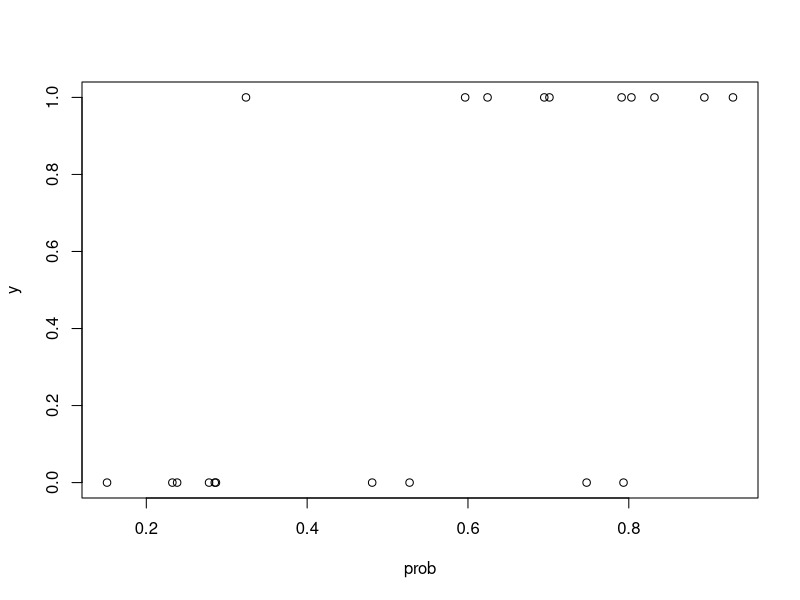
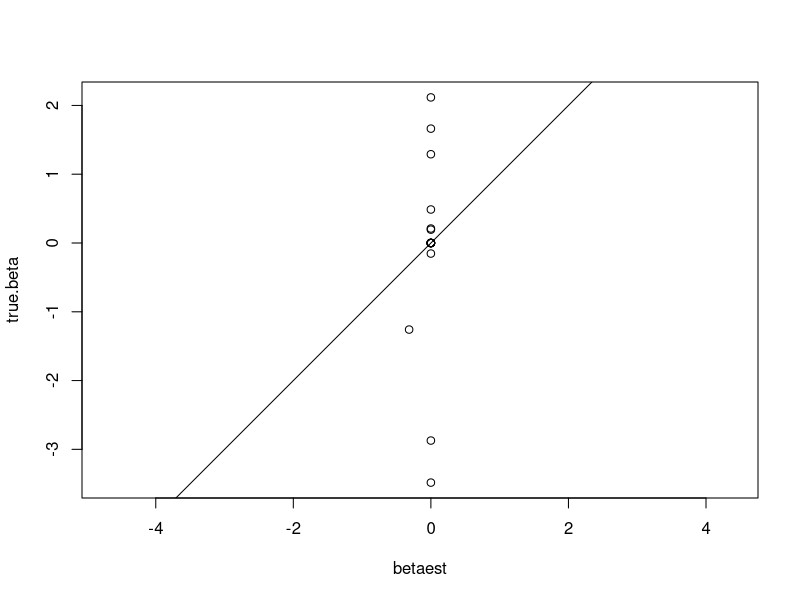
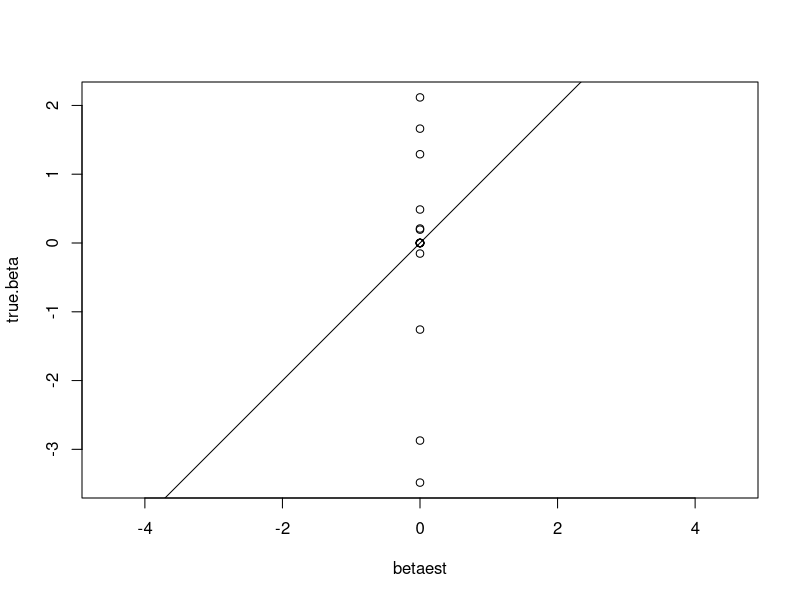

Here is the R script that generated these plots, in order:
set.seed(12345)
n <- 20
p <- 20
notsparse <- 10

dataMat <- matrix(runif(n*p,min=-1,max=1),n,p)
A <- svd(dataMat)
U <- A$u
V <- A$v
d <- A$d

############################
### Condition number = 1####
############################


true.beta <- rnorm(notsparse,0,2)
true.beta <- rbind(matrix(true.beta,nrow = notsparse,ncol = 1),matrix(0,nrow = p-notsparse,ncol = 1))

X <- U%*%t(V)
prob <- exp(X%*%true.beta)/(1+exp(X%*%true.beta))
y <- rbinom(n,1,prob)
plot(prob,y)

##########################
### Lasso Penalty Case ###
##########################

obj.fun <- function(y,X,true.beta,lambda){
  #true.beta = betaest
  temp = exp(X%*%true.beta)
  temp <- temp/(1+temp)
  term1 = exp(X%*%true.beta)
  term2 = exp(X%*%true.beta)
  term1[] = 0
  term2[] = 0
  term1[which(temp!=0)] = y[which(temp!=0)]*log(temp[which(temp!=0)])
  term2[which(temp!=1)] = (1-y[which(temp!=1)])*log(1-temp[which(temp!=1)])
  return(-sum(term1+term2))
             #sum(lambda*abs(true.beta)))
}

grad.obj <- function(y,X,beta,lambda){
  p <- exp(X%*%beta)/(1+exp(X%*%beta))
  -t(X)%*%(y-(exp(X%*%beta)/(1+exp(X%*%beta)))) 
}





lambda <- 0.5



# Decreasing step size
alpha0 <- 0.1
alpha <- alpha0
beta.old <- rnorm(p,0,5)
delta <- .001
maxIter <- 100
iter <- 1
eps <- 1
betamat = beta.old
while(iter<maxIter && eps>delta ){
    (beta.new <- beta.old - alpha*grad.obj(y,X,beta.old,lambda))
    (beta.new[which(abs(beta.new)<lambda)]=0)
    (beta.new[which(beta.new>lambda)]=beta.new[which(beta.new>lambda)]-lambda)
    (beta.new[which(beta.new< (-lambda))]=beta.new[which(beta.new<(-lambda))]+lambda)
  eps <- t(beta.new-beta.old)%*%(beta.new-beta.old)
  print(c(obj.fun(y,X,beta.new,lambda),eps))
  beta.old <- beta.new
  betamat = cbind(betamat,beta.old)
  iter <- iter+1
  alpha <- alpha0/sqrt(iter) 
}

betaest = betamat[,1]
for (i in 2:iter){
    print(obj.fun(y,X,betamat[,i],lambda))
    if(obj.fun(y,X,betamat[,i],lambda)<obj.fun(y,X,betaest,lambda)){
        betaest = betamat[,i]}}

iter
sqrt(t(true.beta-betaest)%*%(true.beta-betaest))
plot(betaest,true.beta,asp=1)
abline(0,1)
sum(abs(betaest)>delta)
betaest





lambda <- 0.5

# Constant step size
alpha <- 0.2
beta.old <- rnorm(p,0,5)
delta <- .001
maxIter <- 1000
iter <- 1
eps <- 1
betamat = beta.old
while(iter<maxIter && eps>delta ){
        (beta.new <- beta.old - alpha*grad.obj(y,X,beta.old,lambda))
    (beta.new[which(abs(beta.new)<lambda)]=0)
    (beta.new[which(beta.new>lambda)]=beta.new[which(beta.new>lambda)]-lambda)
    (beta.new[which(beta.new< (-lambda))]=beta.new[which(beta.new<(-lambda))]+lambda)
  eps <- t(beta.new-beta.old)%*%(beta.new-beta.old)
  print(c(obj.fun(y,X,beta.new,lambda),eps))
  beta.old <- beta.new
  betamat = cbind(betamat,beta.old)
  iter <- iter+1
}



betaest = betamat[,2]
for (i in 3:iter){
    if(obj.fun(y,X,betamat[,i],lambda)<obj.fun(y,X,betaest,lambda)){
        betaest = betamat[,i]}}

iter
sqrt(t(true.beta-betaest)%*%(true.beta-betaest))
plot(betaest,true.beta,asp=1)
abline(0,1)
sum(abs(betaest)>delta)
betaest
